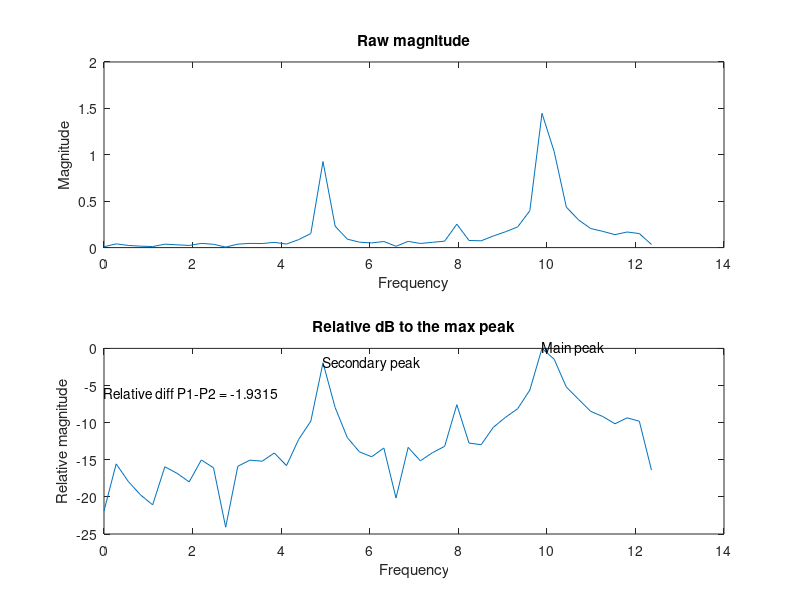

MATLAB code to generate this figure:
% Load the data
My_data = load('mod11_spectral_analysis_data.mat');
t = My_data.t;
s = My_data.s;
fs = My_data.fs;

% Use the FFT to compute the spectrum of the signal
T = 1/fs;
size_me_up = size(t);
L = size_me_up(2);
% Compute the transform of the signal
Y = fft(s);
% Compute the two-sided spectrum first
two_sided_sprectrum = abs(Y/L);

% Then compute the single-sided spectrum based on the dual-sided spectrum
% and the even-valued signal length L
single_sided_spectrum = two_sided_sprectrum(1:L/2+1);
single_sided_spectrum(2:end-1) = 2*single_sided_spectrum(2:end-1);
single_sided_spectrum(2:end-1) = 2*single_sided_spectrum(2:end-1);

% Define the frequency domain f
f = fs*(0:(L/2))/L;
subplot(2,1,1)
plot(f, single_sided_spectrum)
title('Raw magnitude')
xlabel('Frequency')
ylabel('Magnitude')
max_val = max(single_sided_spectrum);

% Plot out the spectrum both in terms of its raw magnitude
% and in dB relative  to the peak value
subplot(2,1,2)
PdB = 10.*log10(single_sided_spectrum./max_val);
plot(f, PdB)
title('Relative dB to the max peak')
xlabel('Frequency')
ylabel('Relative magnitude')

% Use the "text" command to annotate the dB plot 
% to indicate the main and secondary peaks.
text([9.89011, 4.94505], [0, -1.9315], {'Main peak', 'Secondary peak'})

% Also, indicate the level of the secondary peaks 
% (in dB) relative to the main peak.
text(0, -6, 'Relative diff P1-P2 = -1.9315');